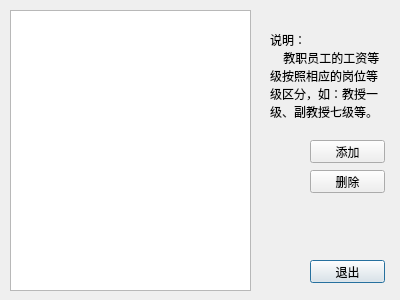
<?xml version="1.0" encoding="UTF-8"?>
<ui version="4.0">
 <class>WageLevelDialog</class>
 <widget class="QDialog" name="WageLevelDialog">
  <property name="geometry">
   <rect>
    <x>0</x>
    <y>0</y>
    <width>400</width>
    <height>300</height>
   </rect>
  </property>
  <property name="minimumSize">
   <size>
    <width>400</width>
    <height>300</height>
   </size>
  </property>
  <property name="maximumSize">
   <size>
    <width>400</width>
    <height>300</height>
   </size>
  </property>
  <property name="windowTitle">
   <string>工资等级</string>
  </property>
  <widget class="QLabel" name="label_description">
   <property name="geometry">
    <rect>
     <x>270</x>
     <y>30</y>
     <width>111</width>
     <height>91</height>
    </rect>
   </property>
   <property name="text">
    <string>说明：
    教职员工的工资等级按照相应的岗位等级区分，如：教授一级、副教授七级等。</string>
   </property>
   <property name="wordWrap">
    <bool>true</bool>
   </property>
  </widget>
  <widget class="QTableView" name="list_wagelevel">
   <property name="geometry">
    <rect>
     <x>10</x>
     <y>10</y>
     <width>241</width>
     <height>281</height>
    </rect>
   </property>
   <property name="editTriggers">
    <set>QAbstractItemView::NoEditTriggers</set>
   </property>
   <property name="selectionMode">
    <enum>QAbstractItemView::SingleSelection</enum>
   </property>
   <property name="selectionBehavior">
    <enum>QAbstractItemView::SelectRows</enum>
   </property>
   <attribute name="horizontalHeaderStretchLastSection">
    <bool>true</bool>
   </attribute>
   <attribute name="verticalHeaderDefaultSectionSize">
    <number>25</number>
   </attribute>
   <attribute name="verticalHeaderMinimumSectionSize">
    <number>15</number>
   </attribute>
  </widget>
  <widget class="QPushButton" name="btn_add">
   <property name="geometry">
    <rect>
     <x>310</x>
     <y>140</y>
     <width>75</width>
     <height>23</height>
    </rect>
   </property>
   <property name="text">
    <string>添加</string>
   </property>
  </widget>
  <widget class="QPushButton" name="btn_delete">
   <property name="geometry">
    <rect>
     <x>310</x>
     <y>170</y>
     <width>75</width>
     <height>23</height>
    </rect>
   </property>
   <property name="text">
    <string>删除</string>
   </property>
  </widget>
  <widget class="QPushButton" name="btn_quit">
   <property name="geometry">
    <rect>
     <x>310</x>
     <y>260</y>
     <width>75</width>
     <height>23</height>
    </rect>
   </property>
   <property name="text">
    <string>退出</string>
   </property>
   <property name="default">
    <bool>true</bool>
   </property>
  </widget>
 </widget>
 <resources/>
 <connections>
  <connection>
   <sender>btn_quit</sender>
   <signal>clicked()</signal>
   <receiver>WageLevelDialog</receiver>
   <slot>close()</slot>
   <hints>
    <hint type="sourcelabel">
     <x>347</x>
     <y>271</y>
    </hint>
    <hint type="destinationlabel">
     <x>199</x>
     <y>149</y>
    </hint>
   </hints>
  </connection>
 </connections>
</ui>
